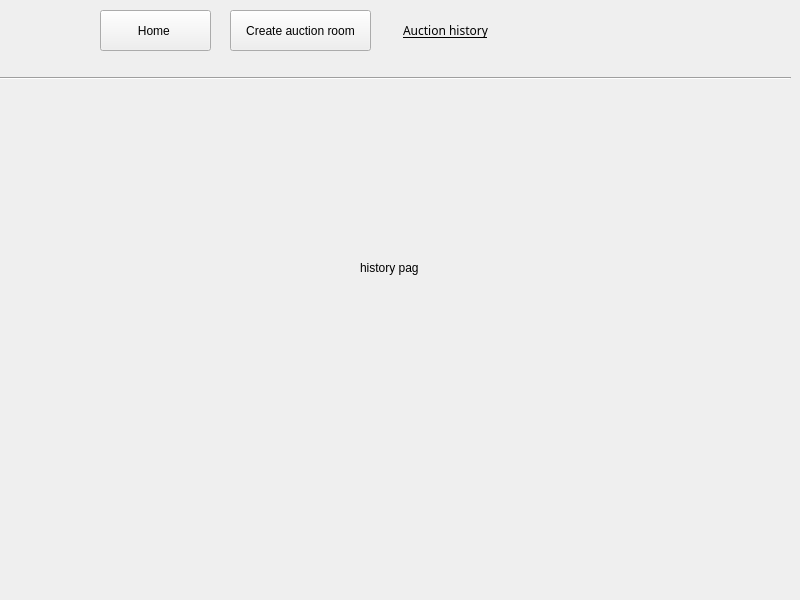
<?xml version="1.0" encoding="UTF-8"?>
<ui version="4.0">
 <class>HistoryPage</class>
 <widget class="QWidget" name="HistoryPage">
  <property name="geometry">
   <rect>
    <x>0</x>
    <y>0</y>
    <width>800</width>
    <height>600</height>
   </rect>
  </property>
  <property name="windowTitle">
   <string>Form</string>
  </property>
  <widget class="QStackedWidget" name="stackedWidget">
   <property name="geometry">
    <rect>
     <x>0</x>
     <y>0</y>
     <width>801</width>
     <height>601</height>
    </rect>
   </property>
   <widget class="QWidget" name="page_2">
    <widget class="QLabel" name="label_2">
     <property name="geometry">
      <rect>
       <x>360</x>
       <y>260</y>
       <width>58</width>
       <height>16</height>
      </rect>
     </property>
     <property name="text">
      <string>history page</string>
     </property>
    </widget>
    <widget class="QLabel" name="label_logo_2">
     <property name="geometry">
      <rect>
       <x>10</x>
       <y>10</y>
       <width>61</width>
       <height>51</height>
      </rect>
     </property>
     <property name="text">
      <string/>
     </property>
    </widget>
    <widget class="QPushButton" name="btn_createtab">
     <property name="geometry">
      <rect>
       <x>230</x>
       <y>10</y>
       <width>141</width>
       <height>41</height>
      </rect>
     </property>
     <property name="text">
      <string>Create auction room</string>
     </property>
    </widget>
    <widget class="QPushButton" name="btn_hometab">
     <property name="geometry">
      <rect>
       <x>100</x>
       <y>10</y>
       <width>111</width>
       <height>41</height>
      </rect>
     </property>
     <property name="text">
      <string>Home </string>
     </property>
    </widget>
    <widget class="QPushButton" name="btn_historytab">
     <property name="geometry">
      <rect>
       <x>390</x>
       <y>10</y>
       <width>111</width>
       <height>41</height>
      </rect>
     </property>
     <property name="styleSheet">
      <string notr="true">border: none;
    padding: 0;
    background: none;
    cursor: pointer;
    font-size: inherit;
    font-family: inherit;
    color: inherit;
 background-color: transparent; 
    text-decoration: underline;
    margin: 0 10px;


</string>
     </property>
     <property name="text">
      <string>Auction history</string>
     </property>
    </widget>
    <widget class="Line" name="line">
     <property name="geometry">
      <rect>
       <x>-10</x>
       <y>70</y>
       <width>801</width>
       <height>16</height>
      </rect>
     </property>
     <property name="orientation">
      <enum>Qt::Horizontal</enum>
     </property>
    </widget>
   </widget>
  </widget>
 </widget>
 <resources/>
 <connections/>
</ui>
